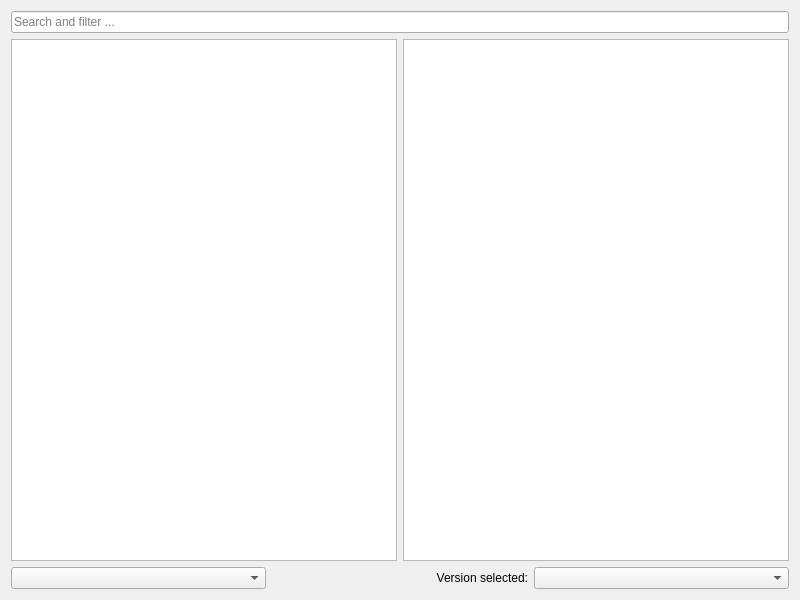
<?xml version="1.0" encoding="UTF-8"?>
<ui version="4.0">
 <class>SnotrinthPage</class>
 <widget class="QWidget" name="SnotrinthPage">
  <property name="geometry">
   <rect>
    <x>0</x>
    <y>0</y>
    <width>800</width>
    <height>600</height>
   </rect>
  </property>
  <layout class="QVBoxLayout" name="verticalLayout">
   <item>
    <widget class="QLineEdit" name="searchEdit">
     <property name="placeholderText">
      <string>Search and filter ...</string>
     </property>
    </widget>
   </item>
   <item>
    <layout class="QHBoxLayout">
     <item>
      <widget class="QListView" name="packView">
       <property name="horizontalScrollBarPolicy">
        <enum>Qt::ScrollBarAlwaysOff</enum>
       </property>
       <property name="alternatingRowColors">
        <bool>true</bool>
       </property>
       <property name="iconSize">
        <size>
         <width>48</width>
         <height>48</height>
        </size>
       </property>
      </widget>
     </item>
     <item>
      <widget class="ProjectDescriptionPage" name="packDescription">
       <property name="openExternalLinks">
        <bool>true</bool>
       </property>
       <property name="openLinks">
        <bool>true</bool>
       </property>
      </widget>
     </item>
    </layout>
   </item>
   <item>
    <layout class="QHBoxLayout">
     <item>
      <widget class="QComboBox" name="sortByBox"/>
     </item>
     <item>
      <widget class="QLabel" name="label">
       <property name="text">
        <string>Version selected:</string>
       </property>
       <property name="alignment">
        <set>Qt::AlignRight|Qt::AlignTrailing|Qt::AlignVCenter</set>
       </property>
      </widget>
     </item>
     <item>
      <widget class="QComboBox" name="versionSelectionBox"/>
     </item>
    </layout>
   </item>
  </layout>
 </widget>
 <customwidgets>
  <customwidget>
   <class>ProjectDescriptionPage</class>
   <extends>QTextBrowser</extends>
   <header>ui/widgets/ProjectDescriptionPage.h</header>
  </customwidget>
 </customwidgets>
 <tabstops>
  <tabstop>packView</tabstop>
  <tabstop>packDescription</tabstop>
  <tabstop>sortByBox</tabstop>
  <tabstop>versionSelectionBox</tabstop>
 </tabstops>
 <resources/>
 <connections/>
</ui>
